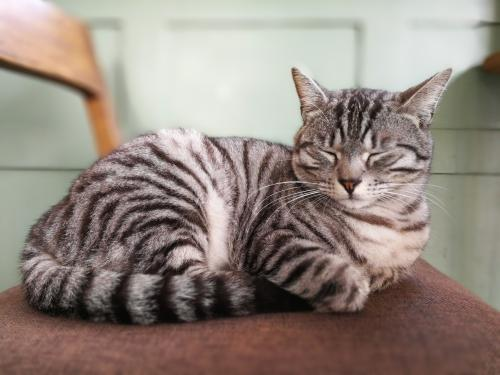
#> input picture python_lubancat_RK_tutorial_code/libdemo/PIL/cat.jpg, 500 x 375 px, found by its file name
$ jupyter execute PIL.ipynb
#> lines starting #> are read from the running program, lines starting #| are printed output that depends on the picture
[cell 1]
from PIL import Image
from PIL import ImageFilter

[cell 2]
cat = Image.open("/home/debian/cat.jpg")
#> cat is the input picture: PIL image 500x375 RGB; mean R, G, B 147.5, 135.1, 126.9

[cell 3]
width,height = cat.size
#> width = 500; height = 375
print(width,height) #打印猫图的大小
#| 500 375

[cell 4]
hazycat = cat.filter(ImageFilter.BLUR) #让猫咪变糊
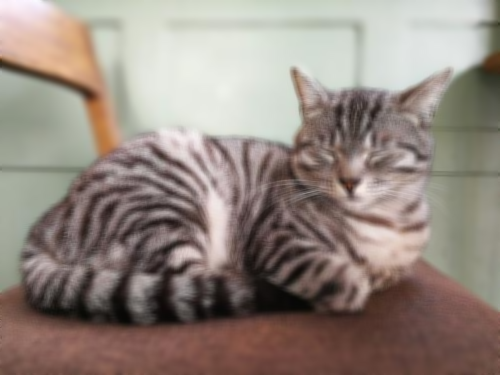
#> hazycat: PIL image 500x375 RGB; mean R, G, B 147.5, 135.1, 126.9
hazycat.save("/home/debian/hazycat.jpg","jpeg")
